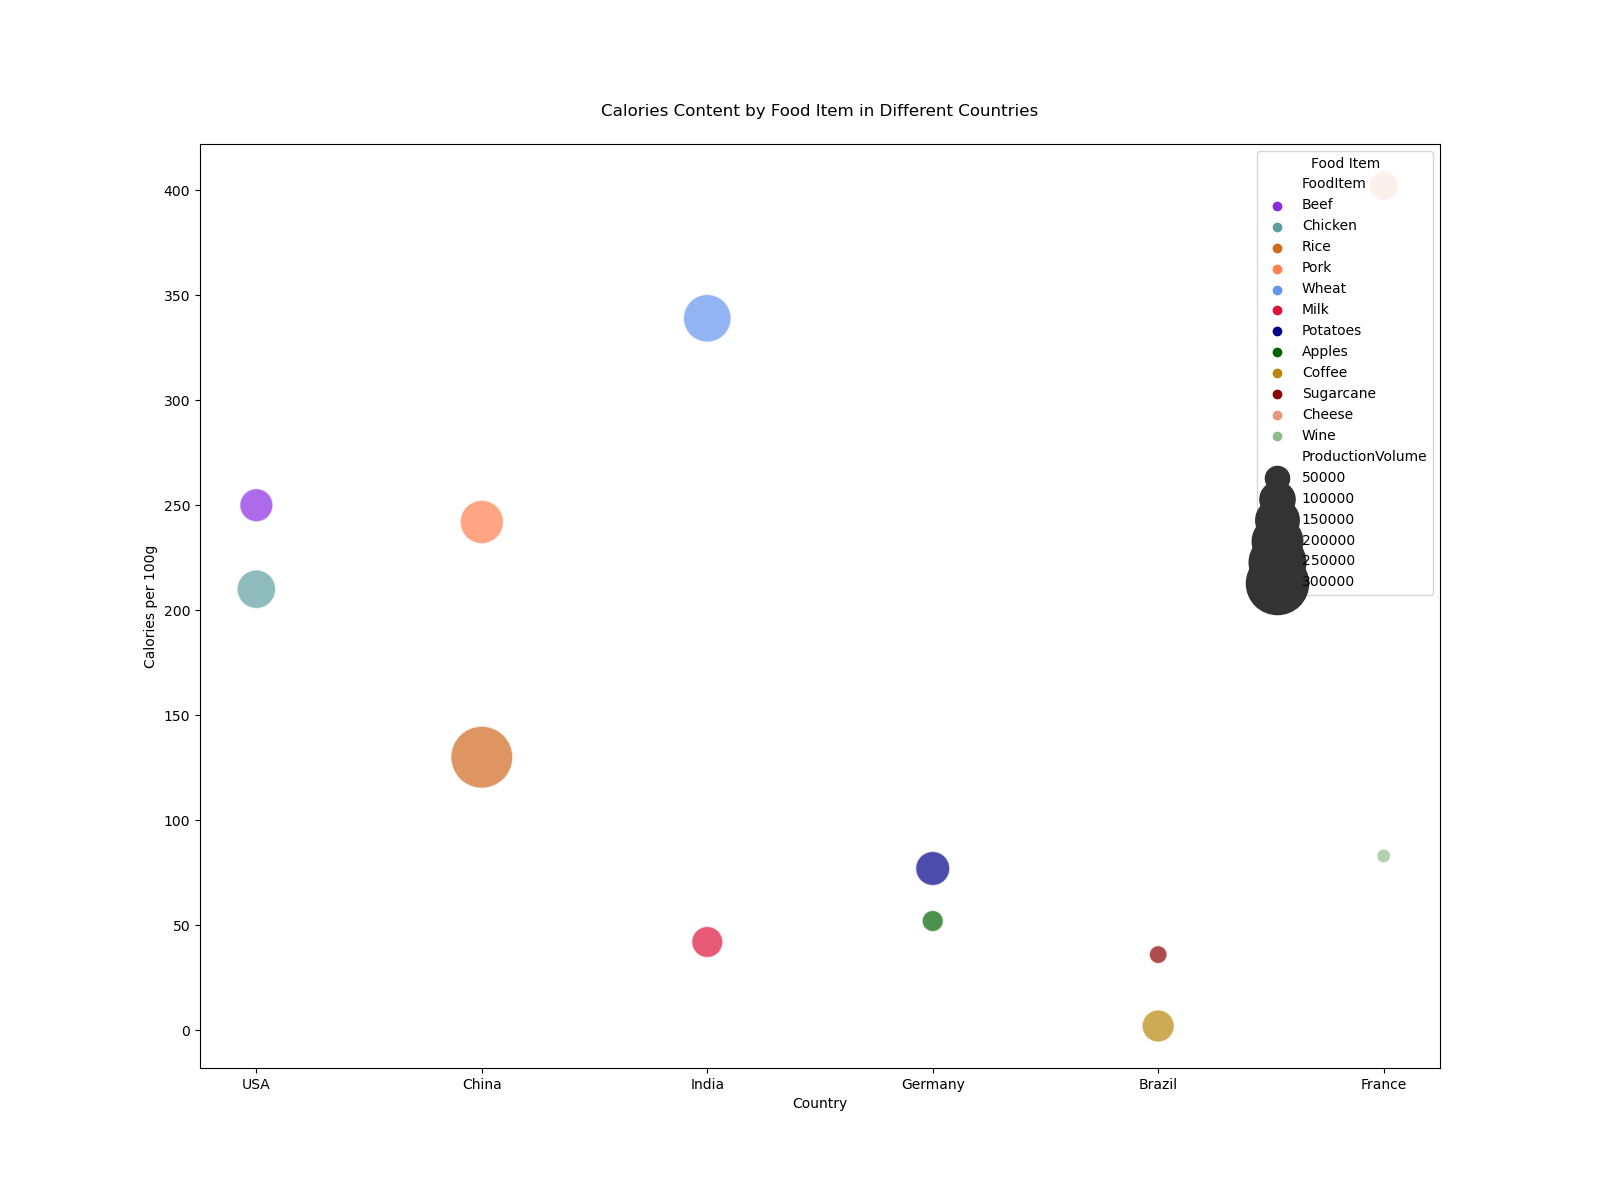

Here is the Python script that generated this plot:

import seaborn as sns
import pandas as pd
import matplotlib.pyplot as plt

# Define the data
data = {
    'Country': ['USA', 'USA', 'China', 'China', 'India', 'India', 'Germany', 'Germany', 'Brazil', 'Brazil', 'France', 'France'],
    'FoodItem': ['Beef', 'Chicken', 'Rice', 'Pork', 'Wheat', 'Milk', 'Potatoes', 'Apples', 'Coffee', 'Sugarcane', 'Cheese', 'Wine'],
    'ProductionVolume': [90000, 120000, 300000, 150000, 180000, 80000, 95000, 40000, 85000, 30000, 70000, 20000],
    'Calories': [250, 210, 130, 242, 339, 42, 77, 52, 2, 36, 402, 83]
}

# Create DataFrame
df = pd.DataFrame(data)

# Create the bubble chart
plt.figure(figsize=(16, 12))
bubble_plot = sns.scatterplot(data=df, x='Country', y='Calories', size='ProductionVolume', hue='FoodItem',
                              sizes=(100, 2000), alpha=0.7, palette=["#8A2BE2", "#5F9EA0", "#D2691E", "#FF7F50", "#6495ED", "#DC143C", "#00008B", "#006400", "#B8860B", "#8B0000", "#E9967A", "#8FBC8F"])

# Customize legend and axis labels
bubble_plot.legend(title='Food Item', loc='upper right')
plt.xlabel('Country')
plt.ylabel('Calories per 100g')
plt.title('Calories Content by Food Item in Different Countries', pad=20)

# Show the plot
plt.show()
